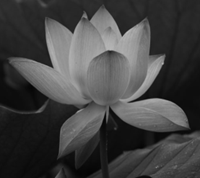
#> input picture python实验/图像处理/lotus.png, 200 x 178 px
$ python '窗切片.py'
#> lines starting #> are read from the running program, lines starting #| are printed output that depends on the picture; after the words box and inside, x2 and y2 are one past the last pixel; in counts of white or black regions, pixels touching at a corner belong together
import cv2
from matplotlib import pyplot as plt
import numpy as np
def im2double(im):
    out = cv2.normalize(im.astype('float'), None, 0.0, 1.0, cv2.NORM_MINMAX)
    return out
Image=cv2.imread(r'lotus.png')
#> Image is the input picture: shape (178, 200, 3); min 3, max 190, mean 66
Image_yaun=Image
Image_1=cv2.cvtColor(Image, cv2.COLOR_BGR2GRAY)


NewImage1=np.zeros((Image_1.shape[0], Image_1.shape[1]), dtype=np.uint8)
NewImage2=Image
r_left, r_right = 150, 230
r_min, r_max = 0, 255
for x in range(Image_1.shape[0]):
    for y in range(Image_1.shape[1]):
        if Image_1[x,y]<170:
            NewImage1[x, y] = 90
        else:
            NewImage1[x, y]=250
        if Image_1[x,y]  > 90 and Image_1[x,y]  < 170:
            NewImage2[x,y]  = 0
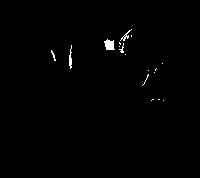
#> NewImage1: shape (178, 200); values 90 (black) and 250 (white), 0.67% white; 17 white regions (12 under 20 px), largest, box (x1, y1, x2, y2) and area: (104, 39, 115, 50) 87, (69, 45, 72, 69) 45, (120, 29, 132, 41) 35, (119, 43, 124, 53) 20, (51, 50, 56, 61) 20
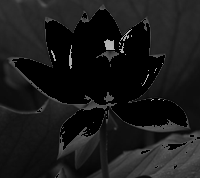
#> NewImage2: shape (178, 200, 3); min 0, max 190, mean 25.6
plt.subplot(131)
plt.imshow(NewImage1,cmap='gray')
plt.subplot(132)
plt.imshow(NewImage2,cmap='gray')
plt.subplot(133)
plt.imshow(Image_1,cmap='gray')
plt.show()
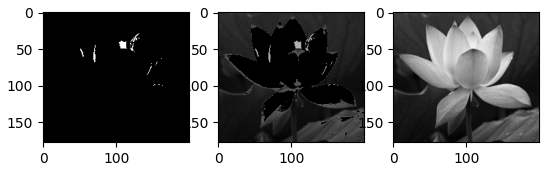
#> figure drawn by matplotlib, 3 panels

$ run again, with python实验/图像处理/flower1.jpg saved as python实验/图像处理/lotus.png
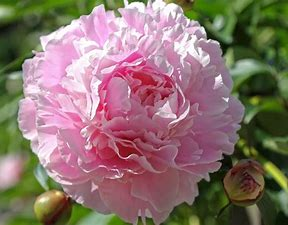
#> input picture python实验/图像处理/flower1.jpg, 288 x 225 px
#> Image is the input picture: shape (225, 288, 3); mean B, G, R 108.4, 114.7, 138
#> after the loop `for x in range(Image_1.shape[0]):`:
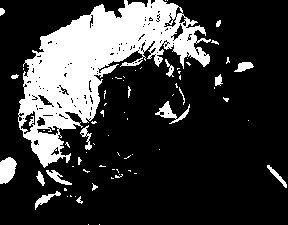
#> NewImage1: shape (225, 288); values 90 (black) and 250 (white), 22.3% white; 72 white regions (53 under 20 px), largest, box (x1, y1, x2, y2) and area: (18, 0, 211, 168) 12558, (0, 157, 17, 184) 343, (155, 101, 190, 124) 247
#> `plt.show()`:
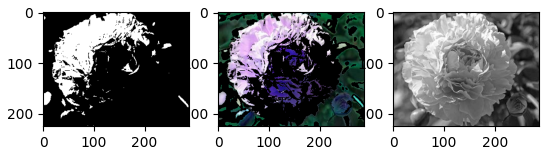
#> figure drawn by matplotlib, 3 panels; B, G, R data is drawn as R, G, B
